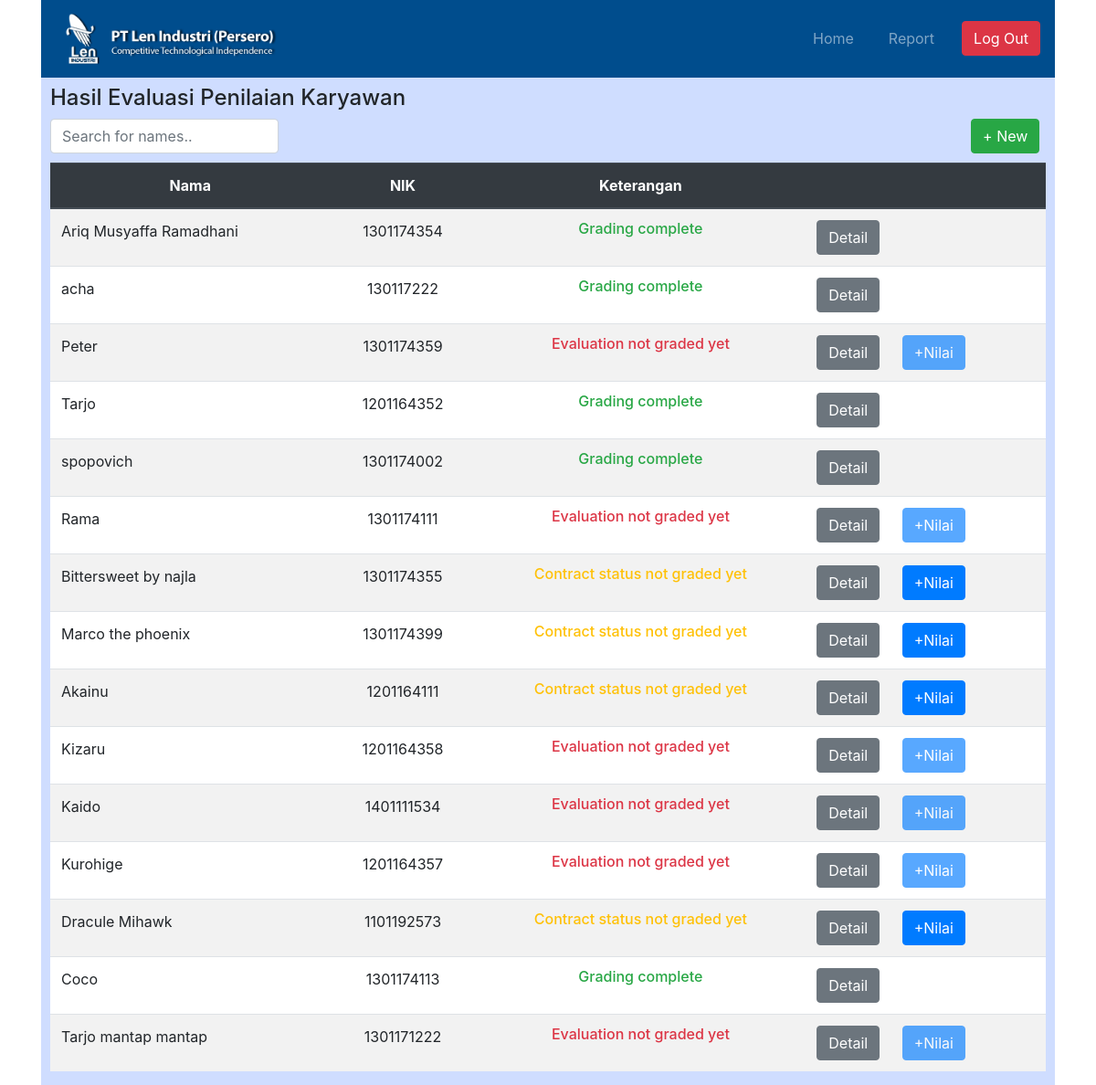
The page /index.php/c_dashboard_admin on the database its author committed.
### tables this page shows
CREATE TABLE `karyawan` (
  `id_karyawan` int(11) NOT NULL,
  `id_evaluasi` int(11) DEFAULT NULL,
  `id_absensi` int(11) NOT NULL,
  `nama` varchar(255) NOT NULL,
  `nik` int(10) NOT NULL,
  `divisi` varchar(255) NOT NULL,
  `jabatan` varchar(255) NOT NULL,
  `bagian` varchar(255) NOT NULL,
  `nilai_hasil` float NOT NULL,
  `end_periode` date NOT NULL,
  `start_periode` date NOT NULL,
  `status` varchar(255) NOT NULL,
  `alasan` varchar(255) DEFAULT NULL,
  `anggaran` varchar(255) DEFAULT NULL,
  `kode_pagu` varchar(255) DEFAULT NULL
);

### application/controllers/C_dashboard_admin.php (called while the page is built, shortened)
<?php
class C_dashboard_admin extends CI_Controller {
	public function index()
	{
		$data = array();
		$data['hasilevaluasi'] = $this->M_weblen2->read_hasil_evaluasi();
		$this->load->view('admin/V_dashboard_admin', $data);
	}
}

### index.php (called while the page is built, shortened)
<?php
require_once BASEPATH.'core/CodeIgniter.php';

### application/models/M_weblen2.php (called while the page is built, shortened)
<?php
class M_weblen2 extends CI_Model {
	public function read_hasil_evaluasi ()
	{
		$this->db->select('karyawan.id_karyawan as id_karyawan, karyawan.id_absensi as id_absensi, karyawan.id_evaluasi as id_evaluasi, karyawan.nama as nama, karyawan.nik as nik, evaluasi.nilai_eval as nilai_eval, absensi.nilai_produktivitas as nilai_produktivitas, karyawan.nilai_hasil as nilai_hasil, karyawan.status as status');
		$this->db->from('karyawan');
		$this->db->join('evaluasi', 'karyawan.id_evaluasi = evaluasi.id_evaluasi');
		$this->db->join('absensi', 'karyawan.id_absensi = absensi.id_absensi');
		$query = $this->db->get();
		return $query->result_array();
	}
}

### application/views/admin/V_dashboard_admin.php (the view, shortened to what this page needs)
<!DOCTYPE html>
<html lang="en">
<head>
    <link rel="stylesheet" href="<?= base_url()?>/assets/css/bootstrap.min.css">
    <link rel="stylesheet" href="<?= base_url()?>/assets/style/style1.css">
</head>
<body>
    <div class="container">
        <div class="container main_bgr_dash">
            <div class="row">
                <div class="col-md-12">
                    <h4>Hasil Evaluasi Penilaian Karyawan</h4>
                </div>
            </div>
        <form action="" method="">
            <div class="row" style=" margin-bottom: 10px;">
                <div class="col-md-3">
                <input class="form-control" type="text" id="myInput" onkeyup="searchName()" placeholder="Search for names.." title="Type in a name">
                </div>
                <div class="col-md-7" style="text-align: right; margin-left: 180px;">
                    <a href="<?= site_url('C_tambah_admin'); ?>" class="btn btn-success">+ New</a>
                </div>
            </div>
        </form>
            <div class="row">
                <div class="col-md-12">
                    <div class="table-responsive" style="background-color: white;">
                        <table class="table table-striped" id="myTable" style="margin-bottom: 0px;">
                            <thead class="thead-dark"  style="text-align: center;">
                            <tr>
                                <th scope="col">Nama</th>
                                <th scope="col">NIK</th>
                                <th scope="col">Keterangan</th>
                                <th scope="col"></th>
                            </tr>
                            </thead>
                            <tbody>
                            <?php $no = 1;
                            foreach ($hasilevaluasi as $value) { ?>
                                <tr>
                                    <td><?= $value['nama']; ?></td>
                                    <td style="text-align: center;"><?= $value['nik']; ?></td>
                                    <?php if ($value['status'] == '-' && $value['nilai_eval'] != '-1') { ?>
                                        <td style="text-align: center;" >
                                            <h6 class="text-warning" >
                                            Contract status not graded yet
                                            </h6>
                                        </td>
                                        <td>
                                            <a href="<?php echo site_url('C_detail_admin/index/' . $value['id_karyawan']); ?>" id="detail" style="margin-right: 20px;"><button type="button" class="btn btn-md btn-secondary">Detail</button></a>
                                            <a href="<?php echo site_url('C_kesimpulan_penilaian/index/' . $value['id_karyawan']); ?>"id="nilai"><button type="button" class="btn btn-md btn-primary">+Nilai</button></a>
                                        </td>
                                    <?php } else if($value['nilai_eval'] == '-1' && $value['status'] == '-') { ?>
                                        <td style="text-align: center;" >
                                            <h6 class="text-danger">
                                                Evaluation not graded yet
                                            </h6>
                                        </td>
                                        <td>
                                        <a href="<?php echo site_url('C_detail_admin/index/' . $value['id_karyawan']); ?>" id="detail" style="margin-right: 20px;"><button type="button" class="btn btn-md btn-secondary">Detail</button></a>
                                            <a href="<?php echo site_url('C_kesimpulan_penilaian/index/' . $value['id_karyawan']); ?>"id="nilai"><button type="button" class="btn btn-md btn-primary" disabled>+Nilai</button></a>
                                        </td>
                                    <?php } else {?>
                                        <td style="text-align: center;">
                                            <h6 class="text-success">
                                                Grading complete
                                            </h6>
                                        </td>
                                        <td>
                                        <a href="<?php echo site_url('C_detail_admin/index/' . $value['id_karyawan']); ?>" id="detail" style="margin-right: 20px;"><button type="button" class="btn btn-md btn-secondary">Detail</button></a>
                                        </td>
                                    <?php } ?>
                                </tr>
                            <?php } ?>
                            </tbody>
                        </table>
                    </div>
                </div>
            </div>
        </div>
</body>
</html>

### assets/style/style1.css (style rules this page uses)
.main_bgr_dash { background-color: #CFDDFF; padding: 8px 10px 15px 10px; height: auto; }

### rows shown on the page
karyawan: nama "Ariq Musyaffa Ramadhani", nik "1301174354"
karyawan: nama "acha", nik "130117222"
karyawan: nama "Peter", nik "1301174359"
karyawan: nama "Tarjo", nik "1201164352"
karyawan: nama "spopovich", nik "1301174002"
karyawan: nama "Rama", nik "1301174111"
karyawan: nama "Bittersweet by najla", nik "1301174355"
karyawan: nama "Marco the phoenix", nik "1301174399"
karyawan: nama "Akainu", nik "1201164111"
karyawan: nama "Kizaru", nik "1201164358"
karyawan: nama "Kaido", nik "1401111534"
karyawan: nama "Kurohige", nik "1201164357"
karyawan: nama "Dracule Mihawk", nik "1101192573"
karyawan: nama "Coco", nik "1301174113"
karyawan: nama "Tarjo mantap mantap", nik "1301171222"
